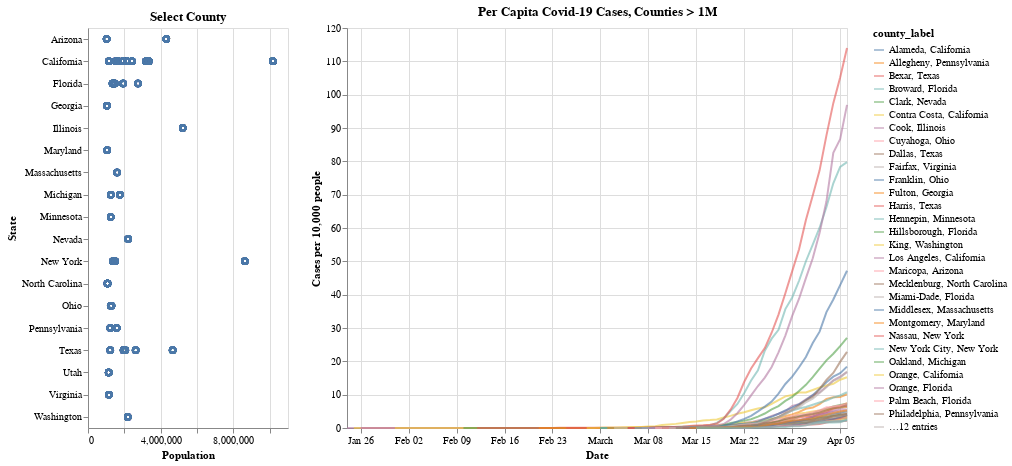

The notebook cell this image was saved under:
### Code cell
# combine the dot plot and the cumulative case plot, with cross-filtering
brush = alt.selection(type = 'interval', resolve = 'global')
base = alt.Chart(cases_percap_big)

pop_points = (base.mark_point()
             .encode(x = alt.X('TOT_POP:Q', axis = alt.Axis(title = 'Population')),
                     y = alt.Y('STNAME:N', axis = alt.Axis(title = 'State')))
             .add_selection(brush)
             .properties(height = 400, 
                         width = 200,
                         title = 'Select County'))

percap_cases_line = (base.mark_line(color = 'grey', opacity = 0.6)
            .encode(x = alt.X('date:T', axis = alt.Axis(title = 'Date')),
                    y = alt.Y('cases_per10k:Q', axis = alt.Axis(title = 'Cases per 10,000 people')),
                    color = 'county_label:N',
                    tooltip = 'county_label:N')
            .properties(height = 400, 
                        width = 500,
                        title = 'Per Capita Covid-19 Cases, Counties > 1M')
            .transform_filter(brush))

pop_points | percap_cases_line

### Figure 1 — Vega-Lite specification as saved in the notebook (floating-point values rounded to 4 significant figures; data arrays with more than 128 entries replaced by an {"elided": "..."} marker saying what was removed)
{"config": {"view": {"continuousWidth": 400, "continuousHeight": 300}}, "hconcat": [{"mark": "point", "encoding": {"x": {"type": "quantitative", "axis": {"title": "Population"}, "field": "TOT_POP"}, "y": {"type": "nominal", "axis": {"title": "State"}, "field": "STNAME"}}, "height": 400, "selection": {"selector022": {"type": "interval", "resolve": "global"}}, "title": "Select County", "width": 200}, {"mark": {"type": "line", "color": "grey", "opacity": 0.6}, "encoding": {"color": {"type": "nominal", "field": "county_label"}, "tooltip": {"type": "nominal", "field": "county_label"}, "x": {"type": "temporal", "axis": {"title": "Date"}, "field": "date"}, "y": {"type": "quantitative", "axis": {"title": "Cases per 10,000 people"}, "field": "cases_per10k"}}, "height": 400, "title": "Per Capita Covid-19 Cases, Counties > 1M", "transform": [{"filter": {"selection": "selector022"}}], "width": 500}], "data": {"name": "data-79e145d434f3e26e947bf599303a6d13"}, "$schema": "https://vega.github.io/schema/vega-lite/v4.0.0.json", "datasets": {"data-79e145d434f3e26e947bf599303a6d13": {"elided": "1527 records"}}}
